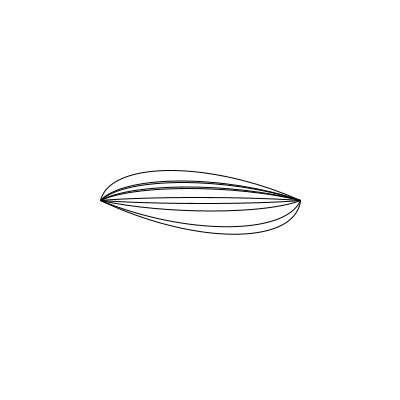
Frame 1 (no input)
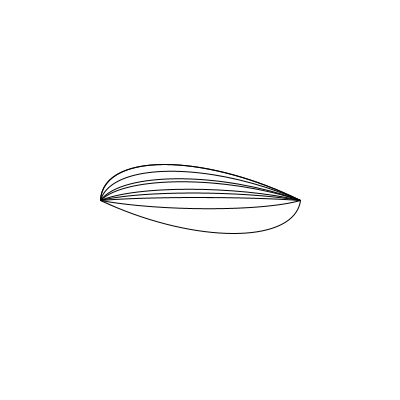
Frame 2 (the mouse pressed at the canvas centre, redrawn once)

The Processing sketch that drew these frames (run headless with seeded random() and noise(); the mouse was pressed at the canvas centre and the sketch redrawn once):

// Processing sketch: sketch_180429a
// ── sketch_180429a.pde
class Point {
  Point(int _x, int _y) {
    x = _x;
    y = _y;
  }
  
  public int x;
  public int y;
  
  String toString() {
    return x + " " + y;
  }
}

void setup() {
  size(400, 400);
  stroke(0);
  noFill();
}

void draw() {
  background(255);
  Point start = new Point(100, 200);
  Point end = new Point(300, 200);
  Point quarter = new Point(
    (end.x - start.x) / 4,
    (end.y - start.y) / 4);
  println(quarter);
  Point cp1 = new Point(start.x + quarter.x, start.y + quarter.y);
  Point cp2 = new Point(start.x + quarter.x * 3, start.y + quarter.y * 3);
  for (int i = 0; i < 10; i++) {
    int movement = int(random(-50, 50));
    bezier(start.x, start.y, cp1.x + movement, cp1.y + movement, cp2.x + movement, cp2.y + movement, end.x, end.y);
  }
  noLoop();
}
